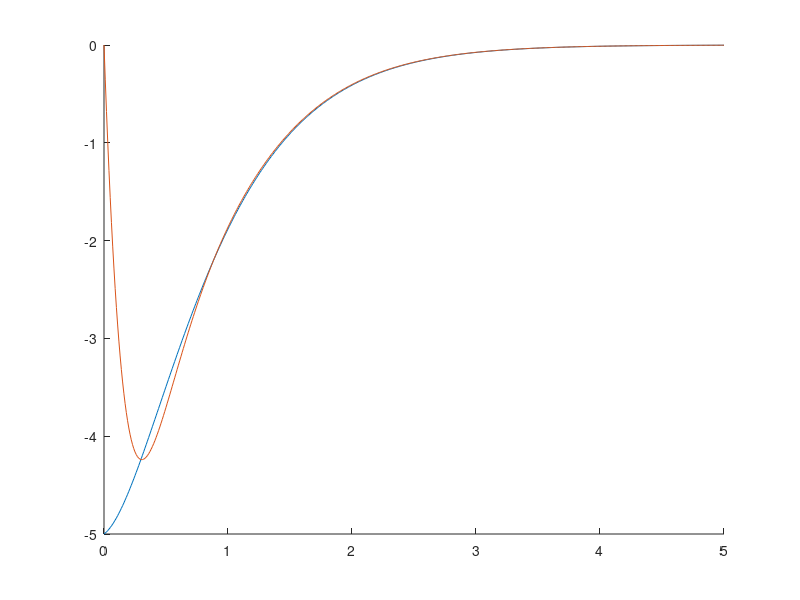

Write the MATLAB code that produced this figure.
%x = [o1,o_dot_1,o2,o_dot_2]
A = [0,1,0,0;0,0,0,0;0,0,0,1;0,0,0,0];
eig(A);
% all eigenvalues are 0 => system is unstable we need to introduce control
% say we can control o_1_dot_1
B = [0;1;0;0];
%lets check the controllability
r_c = rank(ctrb(A,B));
%the rank of the controllability matrix = 2 < 4 => the system is not
%controllable so we need better actuators
% say we can control o_2_dot_2
B= [0,0;1,0;0,0;0,1];
% lets check the controllability 
rank(ctrb(A,B));
%rank = 4 => controllable 
% now we can do state feedback to stabilize the system
% u = -k *x
%we need to determine the values of  k to match our desired eigenvaleus
%let's say we want as new eigenvalues -1,-2,-1,-2
P=[-1,-2,-1,-2];
K = place(A,B,P);
A_prime = A-B*K;
% now we have a new A and a stabilized system 
%now we need to create an observer to determine x cus actually we dont have
%x so we need to create an observer 
C = [1,0,0,0;0,0,1,0];
%let's check the observability 
rank(obsv(A,C));
% the rank is 4 so we do have an observable system so we can determine x^
P1 = [-3;-4;-3;-4];
L = place(A',C',P1).';
A_e = A-L*C;
O=zeros(size(A));
A_s = [A-B*K,B*K;O,A-L*C]
% now let's execute
x=[-5;1;1;1];x_hat=[0;0;0;0];t=0;tf=5;dt=0.01;
X=[];T=[];X_hat=[];
while(t<tf)
        X=[X,x];T=[T;t];X_hat=[X_hat,x_hat];
        x= x+dt.*(A-B*K)*x;
        x_hat=x_hat+dt.*((A-B*K)*x_hat +L*(C*x - C*x_hat)); 
        t=t+dt;
end
hold on ;

plot(T,X(1,:));
plot(T,X_hat(1,:));
%as we can see x _hat converges to x 





